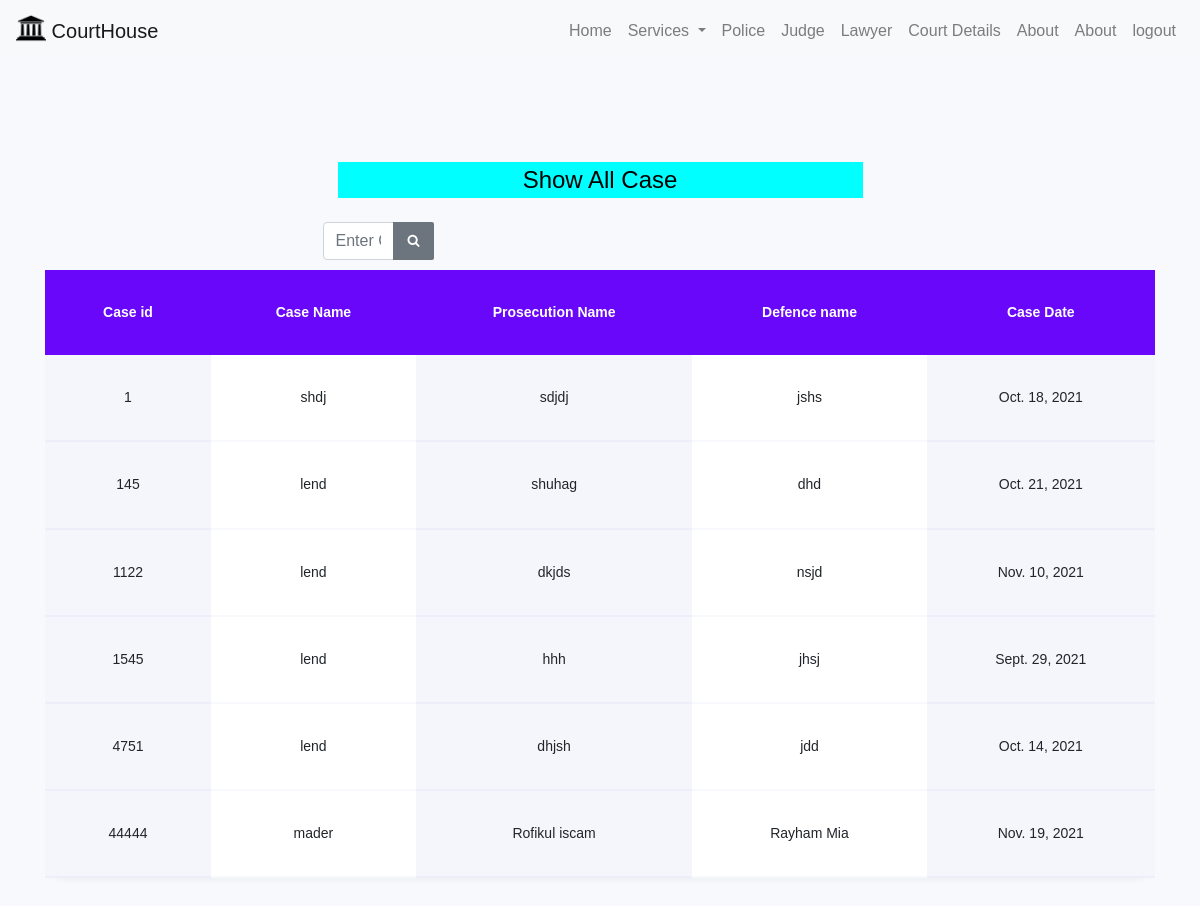
Page /Ncase/view/ on the committed database.
### Ncase/models.py (models this page shows)
class New_case(models.Model):
    case_id=models.IntegerField(primary_key=True,auto_created=(00))
    case_name  = models.CharField(max_length=50)
    prose_name  = models.CharField(max_length=50)
    def_name = models.CharField(max_length=50)
    case_date = models.DateField()

### Ncase/views.py (the view)
def case_view(request):
        case_data = New_case.objects.all()
        context ={
            'case_details':case_data
        }
        return render(request,"view.html",context=context)

### templates/view.html (shortened to what this page needs)
{%extends 'Base.html' %}
{%load static %}
{%block content %}
	<section class="ftco-section">
		<div class="container">
			<div class="row">
				<div class="col-md-12">
                 <form action="{%url 'search_case' %}" method="post" >
                        <div class="main" style="margin-bottom: 10px">
                                     <div class="col-md-12">
                                         <h4 style="background: cyan" class="text-center mb-4">Show All Case </h4>
                                     </div>
                                  <div class="input-group" style="width: 20%">
                                    <input type="text" name="q" class="form-control" placeholder="Enter Case Id ">
                                    <div class="input-group-append">
                                      <button class="btn btn-secondary" type="submit">
                                        <i class="fa fa-search"></i>
                                      </button>
                                    </div>
                                  </div>
                          </div>
    </form>
                        <div class="table-wrap">
						<table class="table">
					    <thead class="thead-primary">
					     <tr>
                            <th >Case id </th>
                            <th>Case Name</th>
                            <th>Prosecution Name </th>
                            <th>Defence name </th>
                            <th>Case Date</th>
                          </tr>
					    </thead>
					    <tbody>
					     {% for case in case_details %}
                              <tr>
                                <td>{{ case.case_id}}</td>
                                <td>{{case.case_name }}</td>
                                <td>{{ case.prose_name }}</td>
                                <td>{{case.def_name }}</td>
                                <td>{{ case.case_date }}</td>
                              </tr>
                            {% endfor %}
					    </tbody>
					  </table>
					</div>
				</div>
			</div>
		</div>
	</section>
{%endblock %}

### rows in the picture
New_case: case_id "1", case_name "shdj", prose_name "sdjdj", def_name "jshs", case_date "Oct. 18, 2021"
New_case: case_id "145", case_name "lend", prose_name "shuhag", def_name "dhd", case_date "Oct. 21, 2021"
New_case: case_id "1122", case_name "lend", prose_name "dkjds", def_name "nsjd", case_date "Nov. 10, 2021"
New_case: case_id "1545", case_name "lend", prose_name "hhh", def_name "jhsj", case_date "Sept. 29, 2021"
New_case: case_id "4751", case_name "lend", prose_name "dhjsh", def_name "jdd", case_date "Oct. 14, 2021"
New_case: case_id "44444", case_name "mader", prose_name "Rofikul iscam", def_name "Rayham Mia", case_date "Nov. 19, 2021"
